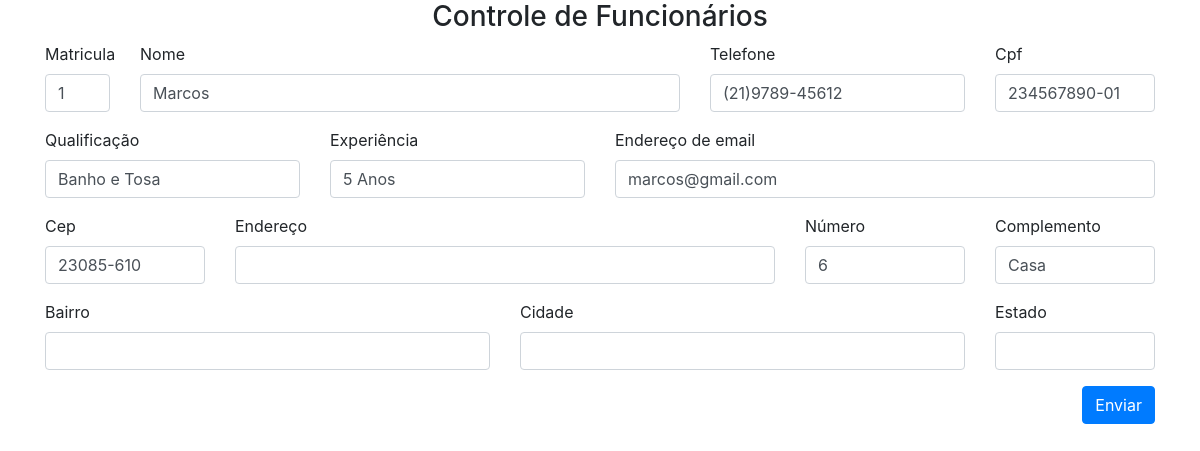
/editar.php?matricula=1, run on the app's committed database.
### tables this page shows
CREATE TABLE `funcionario` (
  `matriculafunc` INTEGER PRIMARY KEY auto_increment,
  `nome` varchar(60) NOT NULL,
  `telefone` varchar(15) NOT NULL,
  `cpf` char(12) NOT NULL,
  `qualificacao` varchar(30) NOT NULL,
  `experiencia` varchar(20) NOT NULL,
  `cep` char(9) NOT NULL,
  `numerocasa` int(11) NOT NULL,
  `complemento` varchar(30) DEFAULT NULL,
  `email` varchar(150) NOT NULL,
  `senha` varchar(30) NOT NULL,
  `status` char(1) DEFAULT NULL);

### editar.php (the view)
<?php
    require_once 'conexao.php';
    require_once 'head.php';
    $id = filter_input(INPUT_GET, "matricula", FILTER_SANITIZE_NUMBER_INT);
    $busca = "SELECT * from funcionario where matriculafunc = $id LIMIT 1";
    $resultado= $conn->prepare($busca);
    $resultado->execute();
    if (($resultado) AND ($resultado->rowCount() != 0)) {
        $linha = $resultado->fetch(PDO::FETCH_ASSOC);
        extract($linha);
    }
    else{
        $_SESSION['msg'] = "Funcionário não encontrado!";
        header("Location : relfuncionarios.php");
    }
?>
<form method="POST" action="controlefuncionario.php" enctype="multipart/form-data">
    <div class="container">
        <div class="row">
                <div class="col-md-12 text-center">
                    <h3>Controle de Funcionários</h3>
                </div>
        </div>
        <div class="row">
            <div class="col-md-1">
                <div class="form-group">
                    <label for="matricula">Matricula</label>
                    <input type="text" class="form-control" name="matricula"
                        value="<?php echo $matriculafunc; ?>"
                    >
                </div>
            </div>
            <div class="col-md-6">
                <div class="form-group">
                    <label for="nome">Nome</label>
                    <input type="text" class="form-control" name="nome"
                    value="<?php echo $nome; ?>"
                    >
                </div>
            </div>
            <div class="col-md-3">
                <div class="form-group">
                    <label for="telefone">Telefone</label>
                    <input type="text" name="telefone" class="form-control" onkeypress="$(this).mask('(00)00000-0000')"
                        value="<?php echo $telefone; ?>"
                    >
                </div>
            </div>
             <div class="col-md-2">
                <div class="form-group">
                    <label for="cpf">Cpf</label>
                    <input type="text" name="cpf" class="form-control" onkeypress="$(this).mask('000.000.000-00');"
                     value="<?php echo $cpf; ?>"
                    >
                </div>
            </div>
        </div>
        <div class="row">
            <div class="col-md-3">
                <div class="form-group">
                    <label for="qualificacao">Qualificação</label>
                    <input type="text" class="form-control" name="qualificacao"
                         value="<?php echo $qualificacao; ?>"
                    >
                </div>
            </div>
            <div class="col-md-3">
                <div class="form-group">
                    <label for="experiencia">Experiência</label>
                    <input type="text" class="form-control" name="experiencia"
                    value="<?php echo $experiencia; ?>"
                    >
                </div>
            </div>
            <div class="col-md-6">
                <div class="form-group">
                    <label for="exampleInputEmail1">Endereço de email</label>
                    <input type="email" name="email" class="form-control" id="exampleInputEmail1" aria-describedby="emailHelp" placeholder="Seu email"
                        value="<?php echo $email; ?>"
                    >
                </div>
            </div>
        </div>
        <div class="row">
            <div class="col-md-2">
                <div class="form-group">
                    <label for="cep">Cep</label>
                    <input type="text" name="cep" class="form-control" id="cep" onblur="pesquisacep(this.value);"
                         value="<?php echo $cep; ?>"
                    >
                </div>
            </div>
            <div class="col-md-6">
                <div class="form-group">
                    <label for="endereco">Endereço</label>
                    <input type="text" class="form-control" id="rua" name="rua">
                </div>
            </div>
            <div class="col-md-2">
                <div class="form-group">
                    <label for="numero">Número</label>
                    <input type="text" class="form-control" name="numero"
                        value="<?php echo $numerocasa; ?>"
                    >
                </div>
            </div>
            <div class="col-md-2">
                <div class="form-group">
                    <label for="complemento">Complemento</label>
                    <input type="text" class="form-control" name="complemento"
                            value="<?php echo $complemento; ?>">
                </div>
            </div>
        </div>
        <div class="row">
            <div class="col-md-5">
              <div class="form-group">
                 <label for="bairro">Bairro</label><p>
                 <input type="text" class="form-control" id="bairro" name="bairro">
                </div>
            </div>
            <div class="col-md-5">
              <div class="form-group">
                 <label for="cidade">Cidade</label><p>
                 <input type="text" class="form-control" id="cidade" name="cidade">
                </div>
            </div>
            <div class="col-md-2  ">
              <div class="form-group">
                 <label for="uf">Estado</label><p>
                 <input type="text" class="form-control" id="uf" name="uf">
                </div>
            </div>
        </div>
        <div class="row">
            <div class="col-md-12 text-right">
                <div class="form-group">
                    <input type="submit" class="btn btn-primary" value="Enviar" name="btneditar">
                </div>
            </div>
        </div>
    </div>
</form>
<?php
require_once 'footeradm.php';
?>

### data on the page
funcionario: matricula "1", nome "Marcos", telefone "(21)9789-45612", cpf "234567890-01", qualificacao "Banho e Tosa", experiencia "5 Anos", email "marcos@gmail.com", cep "23085-610", numero "6", complemento "Casa"
